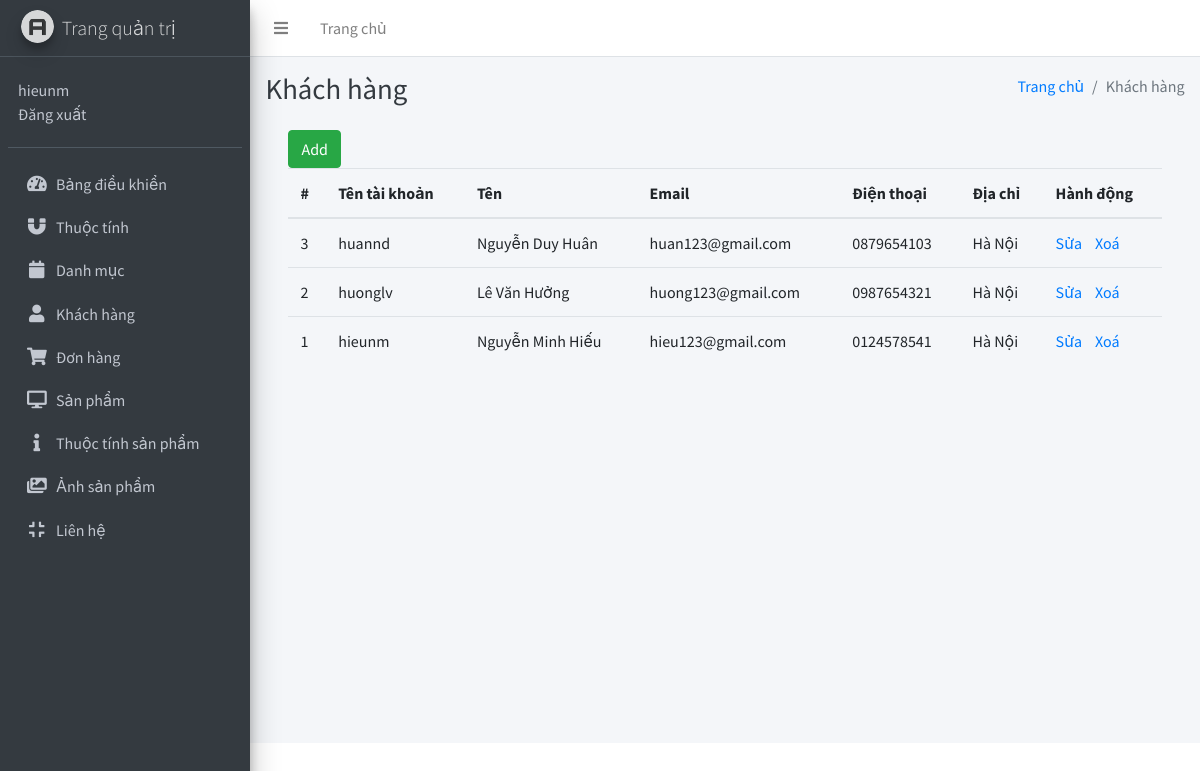
The page /View/admin/customers.php (signed in) on the database its author committed.
### tables this page shows
CREATE TABLE `customers` (
  `id` int(11) NOT NULL AUTO_INCREMENT,
  `username` varchar(255) DEFAULT NULL,
  `password` varchar(255) DEFAULT NULL,
  `name` varchar(255) DEFAULT NULL,
  `email` varchar(255) DEFAULT NULL,
  `phone` int(11) DEFAULT NULL,
  `address` varchar(255) DEFAULT NULL,
  `created_at` timestamp NULL DEFAULT NULL,
  `updated_at` timestamp NULL DEFAULT NULL,
  PRIMARY KEY (`id`) USING BTREE
);

### Model/ketnoi.php (called while the page is built, shortened)
<?php
	class ketnoi
	{
		public static function getConnection()
		{
			$con = new mysqli("localhost","root","phong119988","storeHieu");
			$con->query("SET NAMES 'utf8'");
		    return $con;
		}
	}
?>

### Controller/functioncustomers.php (called while the page is built, shortened)
<?php
	class functioncustomers
	{
		private $ketNoi;
	    function __construct()
	    {
	        $this->ketNoi = ketnoi::getConnection();
	    }
		function laykhachhang()
		{
			$lstkhachhang = Array();
            $SQL = "Select * from customers  order by id DESC";
            $q = mysqli_query($this->ketNoi,$SQL);
            while($row = mysqli_fetch_array($q))
            {
                $objkhachhang = new datacustomers();
                $objkhachhang->id = $row['id'];
                $objkhachhang->username = $row['username'];
                $objkhachhang->name = $row['name'];
                $objkhachhang->email = $row['email'];
                $objkhachhang->phone = $row['phone'];
                $objkhachhang->address = $row['address'];
                $objkhachhang->created_at = $row['created_at'];
                $objkhachhang->updated_at = $row['updated_at'];
                array_push($lstkhachhang, $objkhachhang);
            }
            return $lstkhachhang;
		}
	}
?>

### View/admin/customers.php (the view, shortened to what this page needs)
<?php
include '../../Model/ketnoi.php';
include '../../Controller/functioncustomers.php';
$service = new functioncustomers();
$custs = $service->laykhachhang();
?>
<?php include('./header.php'); ?>
<?php include('./sidebar.php'); ?>
<div class="content-wrapper">
    <div class="content-header">
        <div class="container-fluid">
            <div class="row mb-2">
                <div class="col-sm-6">
                    <h1 class="m-0 text-dark">Khách hàng</h1>
                </div>
                <div class="col-sm-6">
                    <ol class="breadcrumb float-sm-right">
                        <li class="breadcrumb-item"><a href="./admin.php">Trang chủ</a></li>
                        <li class="breadcrumb-item active">Khách hàng</li>
                    </ol>
                </div>
            </div>
        </div>
    </div>
    <section class="content">
        <div class="container-fluid">
            <div style="width: 95%; margin:auto;">
                <a href="./addcustomer.php" class="btn btn-success btn-add">Add</a>
                <div class="table-responsive">
                    <table class="table table-hover">
                        <thead>
                        <tr>
                            <th>#</th>
                            <th>Tên tài khoản</th>
                            <th>Tên</th>
                            <th>Email</th>
                            <th>Điện thoại</th>
                            <th>Địa chỉ</th>
                            <th>Hành động</th>
                        </tr>
                        </thead>
                        <tbody>
                        <?php
                        foreach ($custs as $cust) {
                            echo "<tr>";
                            echo "<td>" . $cust->id . "</td>";
                            echo "<td>" . $cust->username . "</td>";
                            echo "<td>" . $cust->name . "</td>";
                            echo "<td>" . $cust->email . "</td>";
                            echo "<td>0" . $cust->phone . "</td>";
                            echo "<td>" . $cust->address . "</td>";
                            echo "<td><a href='addcustomer.php?id=$cust->id'>Sửa</a>&nbsp;&nbsp;&nbsp;&nbsp;"
                                . "<a onclick='return confirm(\"Bạn có chắc chắn xoá không ?\");' href='deletecustomer.php?id=$cust->id'>Xoá</a></td></tr>";
                        }
                        ?>
                        </tbody>
                    </table>
                </div>
            </div>
        </div>
    </section>
</div>
<?php include('./footer.php'); ?>

### rows shown on the page
customers: id "3", username "huannd", name "Nguyễn Duy Huân", email "huan123@gmail.com", phone "879654103", address "Hà Nội"
customers: id "2", username "huonglv", name "Lê Văn Hưởng", email "huong123@gmail.com", phone "987654321", address "Hà Nội"
customers: id "1", username "hieunm", name "Nguyễn Minh Hiếu", email "hieu123@gmail.com", phone "124578541", address "Hà Nội"

### other values the page prints
$_SESSION['username'] "hieunm"
